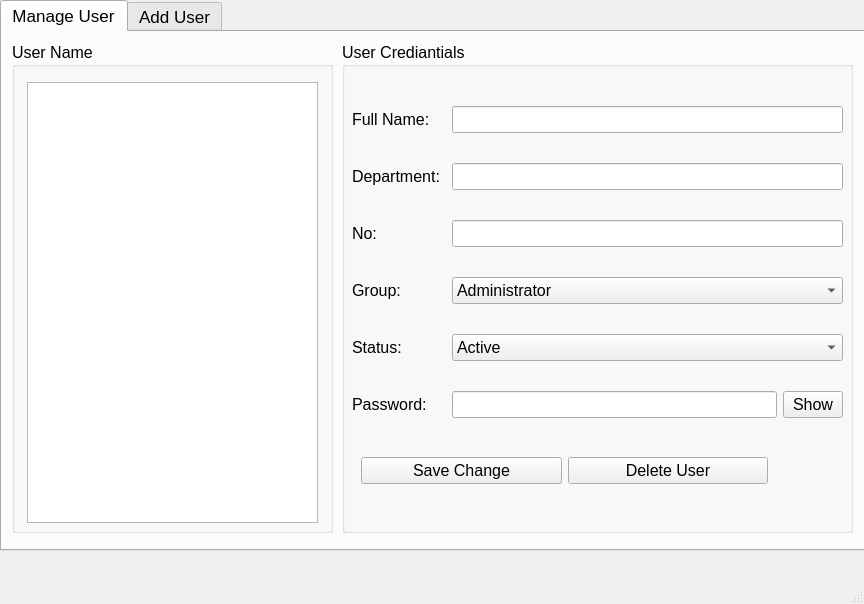
<?xml version="1.0" encoding="UTF-8"?>
<ui version="4.0">
 <class>MainWindow</class>
 <widget class="QMainWindow" name="MainWindow">
  <property name="geometry">
   <rect>
    <x>0</x>
    <y>0</y>
    <width>864</width>
    <height>604</height>
   </rect>
  </property>
  <property name="windowTitle">
   <string>MainWindow</string>
  </property>
  <widget class="QWidget" name="centralwidget">
   <widget class="QTabWidget" name="tabWidget">
    <property name="geometry">
     <rect>
      <x>0</x>
      <y>0</y>
      <width>941</width>
      <height>551</height>
     </rect>
    </property>
    <property name="font">
     <font>
      <pointsize>13</pointsize>
     </font>
    </property>
    <property name="currentIndex">
     <number>0</number>
    </property>
    <widget class="QWidget" name="tab">
     <attribute name="title">
      <string>Manage User</string>
     </attribute>
     <widget class="QGroupBox" name="groupBox">
      <property name="geometry">
       <rect>
        <x>10</x>
        <y>10</y>
        <width>321</width>
        <height>491</height>
       </rect>
      </property>
      <property name="font">
       <font>
        <pointsize>12</pointsize>
       </font>
      </property>
      <property name="title">
       <string>User Name</string>
      </property>
      <widget class="QListWidget" name="listWidget_User">
       <property name="geometry">
        <rect>
         <x>15</x>
         <y>40</y>
         <width>291</width>
         <height>441</height>
        </rect>
       </property>
      </widget>
     </widget>
     <widget class="QGroupBox" name="groupBox_2">
      <property name="geometry">
       <rect>
        <x>340</x>
        <y>10</y>
        <width>511</width>
        <height>491</height>
       </rect>
      </property>
      <property name="font">
       <font>
        <pointsize>12</pointsize>
       </font>
      </property>
      <property name="title">
       <string>User Crediantials</string>
      </property>
      <widget class="QWidget" name="widget" native="true">
       <property name="geometry">
        <rect>
         <x>10</x>
         <y>40</y>
         <width>491</width>
         <height>441</height>
        </rect>
       </property>
       <layout class="QGridLayout" name="gridLayout">
        <item row="8" column="0" colspan="3">
         <widget class="QWidget" name="widget_2" native="true">
          <property name="sizePolicy">
           <sizepolicy hsizetype="Preferred" vsizetype="Fixed">
            <horstretch>0</horstretch>
            <verstretch>0</verstretch>
           </sizepolicy>
          </property>
          <layout class="QHBoxLayout" name="horizontalLayout">
           <item>
            <widget class="QPushButton" name="Btn_Save">
             <property name="sizePolicy">
              <sizepolicy hsizetype="Minimum" vsizetype="Fixed">
               <horstretch>0</horstretch>
               <verstretch>0</verstretch>
              </sizepolicy>
             </property>
             <property name="text">
              <string>Save Change</string>
             </property>
            </widget>
           </item>
           <item>
            <widget class="QPushButton" name="Btn_Delete_User">
             <property name="text">
              <string>Delete User</string>
             </property>
            </widget>
           </item>
          </layout>
         </widget>
        </item>
        <item row="2" column="0">
         <widget class="QLabel" name="label_3">
          <property name="text">
           <string>No:</string>
          </property>
         </widget>
        </item>
        <item row="0" column="0">
         <widget class="QLabel" name="label">
          <property name="text">
           <string>Full Name:</string>
          </property>
         </widget>
        </item>
        <item row="7" column="0">
         <widget class="QLabel" name="label_11">
          <property name="text">
           <string>Password:</string>
          </property>
         </widget>
        </item>
        <item row="1" column="0">
         <widget class="QLabel" name="label_2">
          <property name="text">
           <string>Department:</string>
          </property>
         </widget>
        </item>
        <item row="3" column="0">
         <widget class="QLabel" name="label_4">
          <property name="text">
           <string>Group:</string>
          </property>
         </widget>
        </item>
        <item row="5" column="0">
         <widget class="QLabel" name="label_12">
          <property name="text">
           <string>Status:</string>
          </property>
         </widget>
        </item>
        <item row="7" column="2">
         <widget class="QLineEdit" name="Le_Password_Cre"/>
        </item>
        <item row="7" column="3">
         <widget class="QPushButton" name="Btn_Show_Pass">
          <property name="sizePolicy">
           <sizepolicy hsizetype="Fixed" vsizetype="Preferred">
            <horstretch>0</horstretch>
            <verstretch>0</verstretch>
           </sizepolicy>
          </property>
          <property name="minimumSize">
           <size>
            <width>10</width>
            <height>0</height>
           </size>
          </property>
          <property name="maximumSize">
           <size>
            <width>60</width>
            <height>16777215</height>
           </size>
          </property>
          <property name="text">
           <string>Show</string>
          </property>
         </widget>
        </item>
        <item row="5" column="2" colspan="2">
         <widget class="QComboBox" name="comboBox_Status_Cre">
          <item>
           <property name="text">
            <string>Active</string>
           </property>
          </item>
          <item>
           <property name="text">
            <string>Inactive</string>
           </property>
          </item>
         </widget>
        </item>
        <item row="3" column="2" colspan="2">
         <widget class="QComboBox" name="comboBox_Group_Cre">
          <item>
           <property name="text">
            <string>Administrator</string>
           </property>
          </item>
          <item>
           <property name="text">
            <string>Supervisor</string>
           </property>
          </item>
          <item>
           <property name="text">
            <string>Operator</string>
           </property>
          </item>
         </widget>
        </item>
        <item row="2" column="2" colspan="2">
         <widget class="QLineEdit" name="Le_No_Id_Cre"/>
        </item>
        <item row="1" column="2" colspan="2">
         <widget class="QLineEdit" name="Le_Department_Cre"/>
        </item>
        <item row="0" column="2" colspan="2">
         <widget class="QLineEdit" name="Le_Full_Name_Cre"/>
        </item>
       </layout>
      </widget>
     </widget>
    </widget>
    <widget class="QWidget" name="tab_2">
     <attribute name="title">
      <string>Add User</string>
     </attribute>
     <widget class="QWidget" name="widget_3" native="true">
      <property name="geometry">
       <rect>
        <x>20</x>
        <y>0</y>
        <width>561</width>
        <height>511</height>
       </rect>
      </property>
      <layout class="QGridLayout" name="gridLayout_2">
       <item row="8" column="0" colspan="3">
        <widget class="QWidget" name="widget_4" native="true">
         <property name="sizePolicy">
          <sizepolicy hsizetype="Preferred" vsizetype="Fixed">
           <horstretch>0</horstretch>
           <verstretch>0</verstretch>
          </sizepolicy>
         </property>
         <layout class="QHBoxLayout" name="horizontalLayout_2">
          <item>
           <widget class="QPushButton" name="Btn_Add_User">
            <property name="sizePolicy">
             <sizepolicy hsizetype="Minimum" vsizetype="Fixed">
              <horstretch>0</horstretch>
              <verstretch>0</verstretch>
             </sizepolicy>
            </property>
            <property name="text">
             <string>Add User</string>
            </property>
           </widget>
          </item>
         </layout>
        </widget>
       </item>
       <item row="4" column="2">
        <widget class="QLineEdit" name="LE_Password"/>
       </item>
       <item row="6" column="0">
        <widget class="QLabel" name="label_8">
         <property name="text">
          <string>No:</string>
         </property>
        </widget>
       </item>
       <item row="4" column="0">
        <widget class="QLabel" name="label_10">
         <property name="text">
          <string>Password:</string>
         </property>
        </widget>
       </item>
       <item row="7" column="0">
        <widget class="QLabel" name="label_7">
         <property name="text">
          <string>Group:</string>
         </property>
        </widget>
       </item>
       <item row="5" column="0">
        <widget class="QLabel" name="label_5">
         <property name="text">
          <string>Department:</string>
         </property>
        </widget>
       </item>
       <item row="2" column="0">
        <widget class="QLabel" name="label_6">
         <property name="text">
          <string>Full Name:</string>
         </property>
        </widget>
       </item>
       <item row="1" column="0">
        <widget class="QLabel" name="label_9">
         <property name="text">
          <string>User Name:</string>
         </property>
        </widget>
       </item>
       <item row="1" column="2" colspan="2">
        <widget class="QLineEdit" name="LE_User_Name"/>
       </item>
       <item row="7" column="2" colspan="2">
        <widget class="QComboBox" name="comboBox_Role_Group">
         <item>
          <property name="text">
           <string>Administrator</string>
          </property>
         </item>
         <item>
          <property name="text">
           <string>Supervisor</string>
          </property>
         </item>
         <item>
          <property name="text">
           <string>Operator</string>
          </property>
         </item>
        </widget>
       </item>
       <item row="2" column="2" colspan="2">
        <widget class="QLineEdit" name="LE_Full_Name"/>
       </item>
       <item row="5" column="2" colspan="2">
        <widget class="QLineEdit" name="LE_Department"/>
       </item>
       <item row="4" column="3">
        <widget class="QPushButton" name="Btn_Show_Pass_1">
         <property name="sizePolicy">
          <sizepolicy hsizetype="Fixed" vsizetype="Preferred">
           <horstretch>0</horstretch>
           <verstretch>0</verstretch>
          </sizepolicy>
         </property>
         <property name="minimumSize">
          <size>
           <width>10</width>
           <height>0</height>
          </size>
         </property>
         <property name="maximumSize">
          <size>
           <width>60</width>
           <height>16777215</height>
          </size>
         </property>
         <property name="text">
          <string>Show</string>
         </property>
        </widget>
       </item>
       <item row="6" column="2" colspan="2">
        <widget class="QLineEdit" name="LE_No_Id"/>
       </item>
      </layout>
     </widget>
     <widget class="QTextBrowser" name="textBrowser">
      <property name="geometry">
       <rect>
        <x>590</x>
        <y>161</y>
        <width>251</width>
        <height>231</height>
       </rect>
      </property>
      <property name="html">
       <string>&lt;!DOCTYPE HTML PUBLIC &quot;-//W3C//DTD HTML 4.0//EN&quot; &quot;http://www.w3.org/TR/REC-html40/strict.dtd&quot;&gt;
&lt;html&gt;&lt;head&gt;&lt;meta name=&quot;qrichtext&quot; content=&quot;1&quot; /&gt;&lt;style type=&quot;text/css&quot;&gt;
p, li { white-space: pre-wrap; }
&lt;/style&gt;&lt;/head&gt;&lt;body style=&quot; font-family:'MS Shell Dlg 2'; font-size:13pt; font-weight:400; font-style:normal;&quot;&gt;
&lt;p style=&quot; margin-top:0px; margin-bottom:0px; margin-left:0px; margin-right:0px; -qt-block-indent:0; text-indent:0px;&quot;&gt;Password Security:&lt;/p&gt;
&lt;p style=&quot; margin-top:0px; margin-bottom:0px; margin-left:0px; margin-right:0px; -qt-block-indent:0; text-indent:0px;&quot;&gt;- Must be 8 characters longer&lt;/p&gt;
&lt;p style=&quot; margin-top:0px; margin-bottom:0px; margin-left:0px; margin-right:0px; -qt-block-indent:0; text-indent:0px;&quot;&gt;- Contain at least one lowercase letter (a-z)&lt;/p&gt;
&lt;p style=&quot; margin-top:0px; margin-bottom:0px; margin-left:0px; margin-right:0px; -qt-block-indent:0; text-indent:0px;&quot;&gt;- Contain at least one uppercase letter (A-Z)&lt;/p&gt;
&lt;p style=&quot; margin-top:0px; margin-bottom:0px; margin-left:0px; margin-right:0px; -qt-block-indent:0; text-indent:0px;&quot;&gt;- Contain at least one number (0-9)&lt;/p&gt;
&lt;p style=&quot; margin-top:0px; margin-bottom:0px; margin-left:0px; margin-right:0px; -qt-block-indent:0; text-indent:0px;&quot;&gt;- Contain at least one special character (@, #, $, %,...)&lt;/p&gt;&lt;/body&gt;&lt;/html&gt;</string>
      </property>
     </widget>
    </widget>
   </widget>
  </widget>
  <widget class="QStatusBar" name="statusbar"/>
 </widget>
 <resources/>
 <connections/>
</ui>
